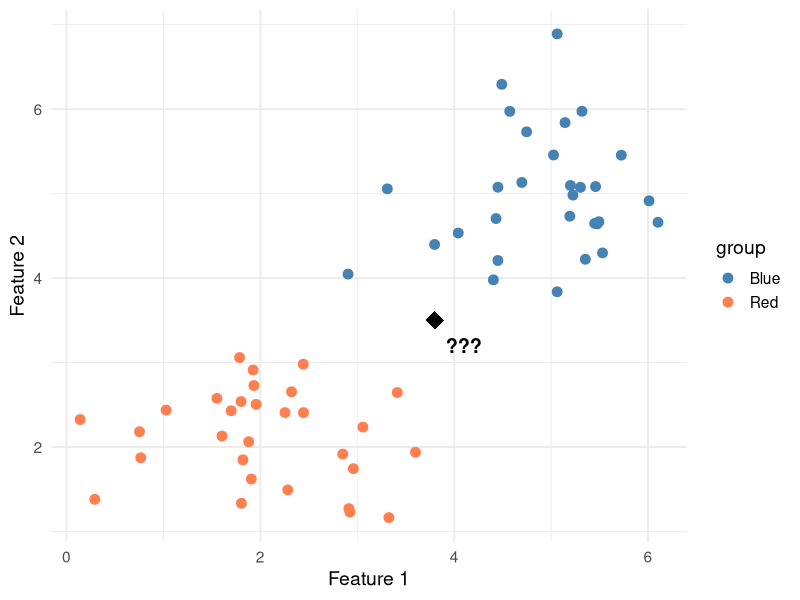
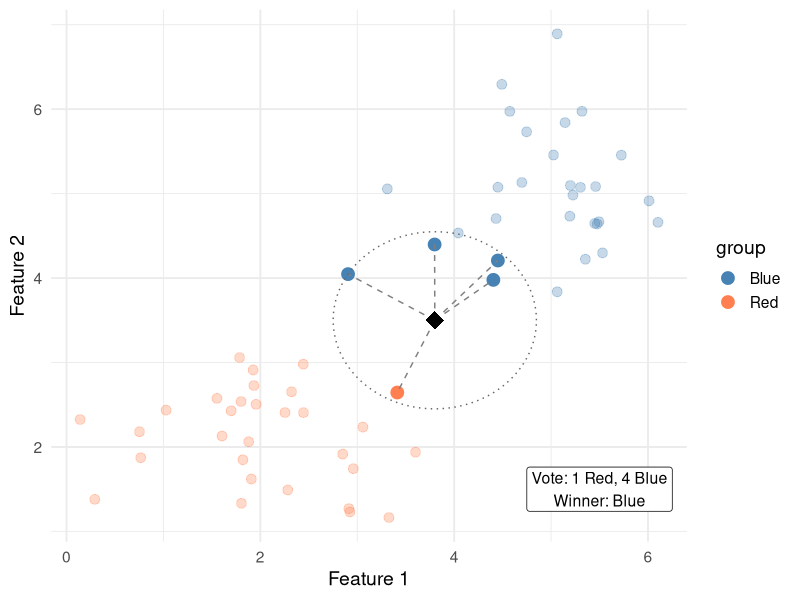
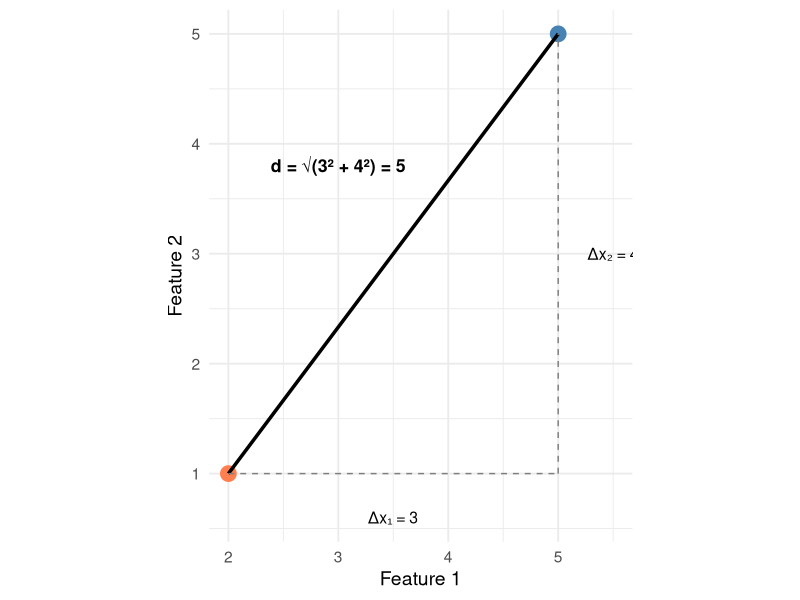
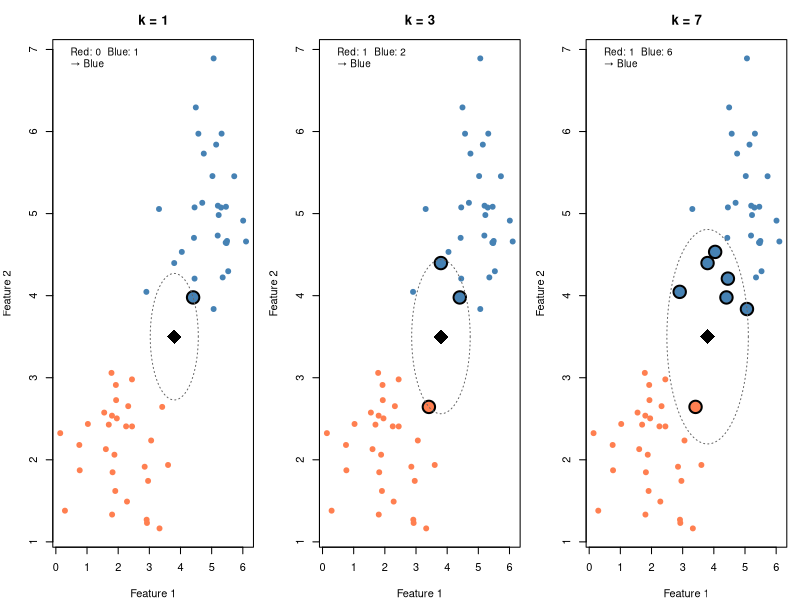
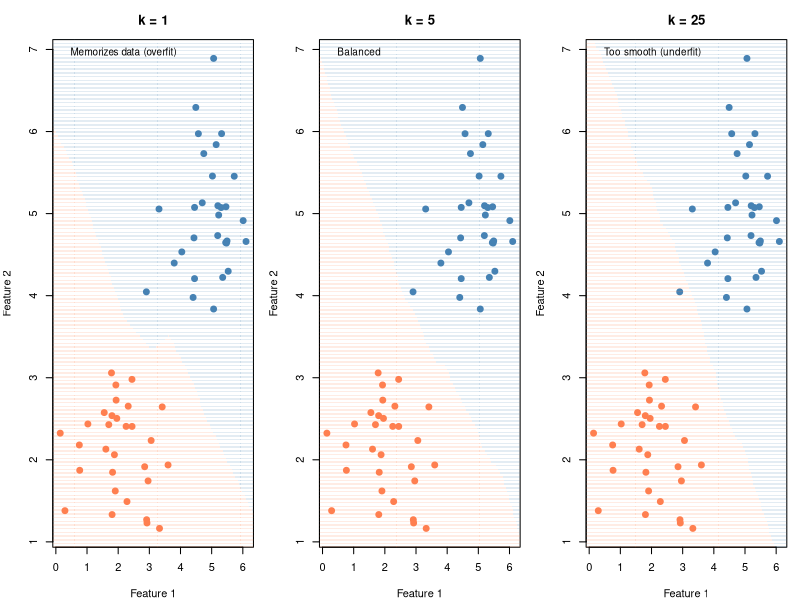
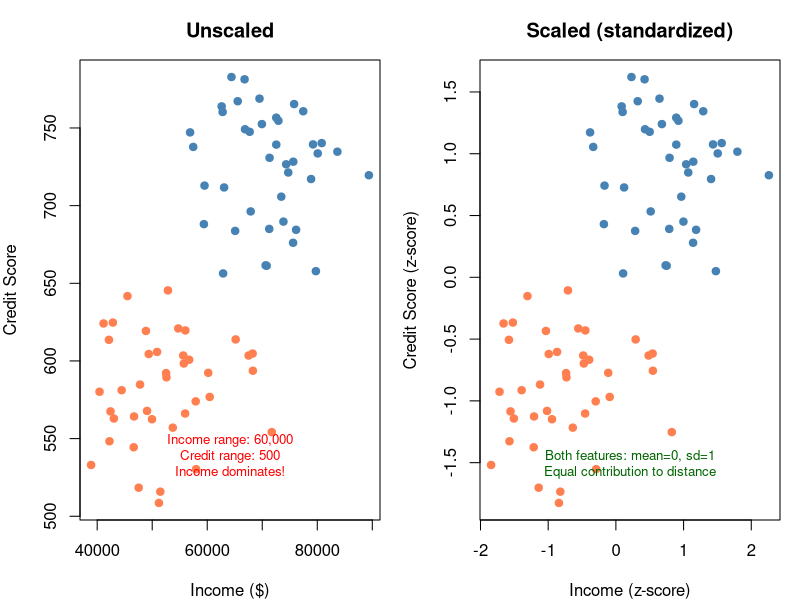
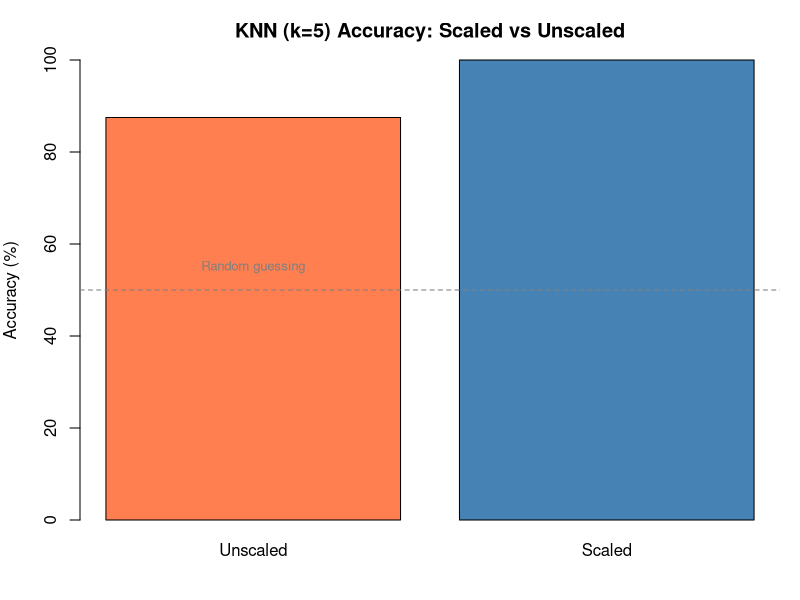
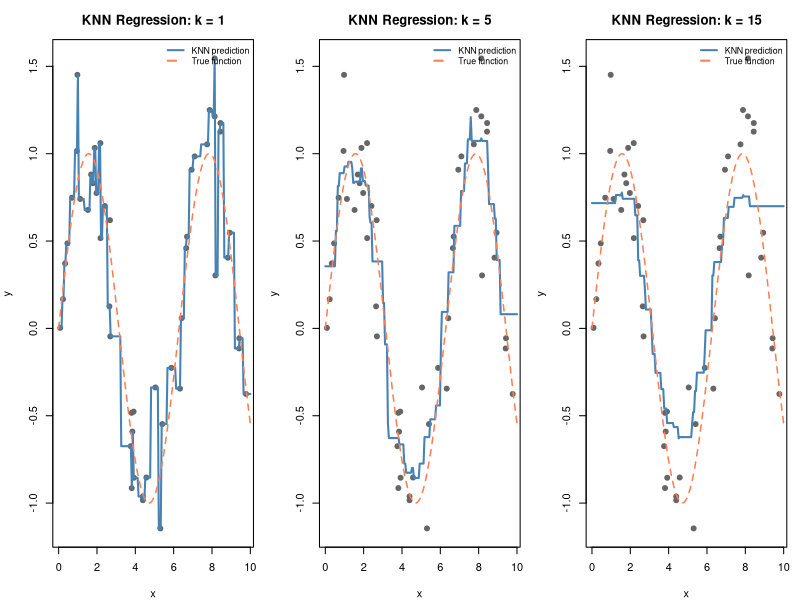

R code for these plots, in order:
## ---- chunk 1
#| label: fig-mystery-point
#| fig-cap: "A new point (black diamond) arrives. Which group does it belong to?"

library(ggplot2)
set.seed(42)

df <- data.frame(
  x1 = c(rnorm(30, 2, 0.7), rnorm(30, 5, 0.7)),
  x2 = c(rnorm(30, 2, 0.7), rnorm(30, 5, 0.7)),
  group = factor(rep(c("Red", "Blue"), each = 30))
)

new_point <- data.frame(x1 = 3.8, x2 = 3.5)

ggplot(df, aes(x1, x2, color = group)) +
  geom_point(size = 3) +
  geom_point(data = new_point, aes(x1, x2), color = "black",
             shape = 18, size = 6, inherit.aes = FALSE) +
  scale_color_manual(values = c("steelblue", "coral")) +
  annotate("text", x = 4.1, y = 3.2, label = "???", fontface = "bold", size = 5) +
  theme_minimal(base_size = 14) +
  labs(x = "Feature 1", y = "Feature 2")
## ---- chunk 2
#| label: fig-knn-step-by-step
#| fig-cap: "k=5: find 5 nearest neighbors, take majority vote"

# Calculate distances from new point to all training points
df$dist <- sqrt((df$x1 - new_point$x1)^2 + (df$x2 - new_point$x2)^2)
df$rank <- rank(df$dist)
df$is_neighbor <- df$rank <= 5

# Count votes
neighbors <- df[df$is_neighbor, ]
vote_red <- sum(neighbors$group == "Red")
vote_blue <- sum(neighbors$group == "Blue")

ggplot(df, aes(x1, x2, color = group)) +
  geom_point(size = 3, alpha = 0.3) +
  # Highlight neighbors
  geom_point(data = neighbors, aes(x1, x2, color = group), size = 4) +
  # Draw lines from new point to neighbors
  geom_segment(data = neighbors,
    aes(x = new_point$x1, y = new_point$x2, xend = x1, yend = x2),
    color = "gray50", linetype = "dashed", inherit.aes = FALSE) +
  # New point
  geom_point(data = new_point, aes(x1, x2), color = "black",
             shape = 18, size = 6, inherit.aes = FALSE) +
  # Circle around neighborhood
  annotate("path",
    x = new_point$x1 + max(neighbors$dist) * cos(seq(0, 2*pi, length.out = 100)),
    y = new_point$x2 + max(neighbors$dist) * sin(seq(0, 2*pi, length.out = 100)),
    linetype = "dotted", color = "gray40") +
  scale_color_manual(values = c("steelblue", "coral")) +
  annotate("label", x = 5.5, y = 1.5, size = 4,
    label = paste0("Vote: ", vote_red, " Red, ", vote_blue, " Blue\n",
                   "Winner: ", ifelse(vote_red > vote_blue, "Red", "Blue"))) +
  theme_minimal(base_size = 14) +
  labs(x = "Feature 1", y = "Feature 2")
## ---- chunk 3
#| label: fig-distance-visual
#| fig-cap: "Euclidean distance = straight-line distance between two points"

p1 <- data.frame(x1 = 2, x2 = 1)
p2 <- data.frame(x1 = 5, x2 = 5)
d <- sqrt((p2$x1 - p1$x1)^2 + (p2$x2 - p1$x2)^2)

ggplot() +
  # The two points
  geom_point(data = p1, aes(x1, x2), size = 5, color = "coral") +
  geom_point(data = p2, aes(x1, x2), size = 5, color = "steelblue") +
  # Direct line (hypotenuse)
  geom_segment(aes(x = p1$x1, y = p1$x2, xend = p2$x1, yend = p2$x2),
               linewidth = 1.2) +
  # Horizontal leg
  geom_segment(aes(x = p1$x1, y = p1$x2, xend = p2$x1, yend = p1$x2),
               linetype = "dashed", color = "gray50") +
  # Vertical leg
  geom_segment(aes(x = p2$x1, y = p1$x2, xend = p2$x1, yend = p2$x2),
               linetype = "dashed", color = "gray50") +
  # Labels
  annotate("text", x = 3.5, y = 0.6, label = paste0("Δx₁ = ", p2$x1 - p1$x1), size = 4) +
  annotate("text", x = 5.5, y = 3, label = paste0("Δx₂ = ", p2$x2 - p1$x2), size = 4) +
  annotate("text", x = 3, y = 3.8,
    label = paste0("d = √(3² + 4²) = ", round(d, 1)), size = 4.5, fontface = "bold") +
  coord_equal() +
  theme_minimal(base_size = 14) +
  labs(x = "Feature 1", y = "Feature 2")
## ---- chunk 4
#| label: fig-voting
#| fig-cap: "Different k values lead to different votes"

library(class)

# Show votes for k = 1, 3, 7
k_vals <- c(1, 3, 7)

par(mfrow = c(1, 3), mar = c(4, 4, 3, 1))

for (k in k_vals) {
  # Find neighbors
  nn <- df[order(df$dist)[1:k], ]
  vote_r <- sum(nn$group == "Red")
  vote_b <- sum(nn$group == "Blue")
  winner <- ifelse(vote_r > vote_b, "Red", "Blue")

  plot(df$x1, df$x2,
    col = ifelse(df$group == "Red", "coral", "steelblue"),
    pch = 19, cex = 1, main = paste0("k = ", k),
    xlab = "Feature 1", ylab = "Feature 2")

  # Circle neighbors
  points(nn$x1, nn$x2,
    col = ifelse(nn$group == "Red", "coral", "steelblue"),
    pch = 19, cex = 2)
  points(nn$x1, nn$x2, pch = 1, cex = 2.5, lwd = 2)

  # New point
  points(new_point$x1, new_point$x2, pch = 18, cex = 3, col = "black")

  # Draw radius
  radius <- max(nn$dist)
  theta <- seq(0, 2 * pi, length.out = 100)
  lines(new_point$x1 + radius * cos(theta),
        new_point$x2 + radius * sin(theta),
        lty = 3, col = "gray40")

  legend("topleft", bty = "n", cex = 0.9,
    legend = c(
      paste0("Red: ", vote_r, "  Blue: ", vote_b),
      paste0("→ ", winner)
    ))
}
par(mfrow = c(1, 1))
## ---- chunk 5
#| label: fig-k-boundaries
#| fig-cap: "Small k = jagged boundary (overfit). Large k = smooth boundary (underfit)."

# Full decision boundary comparison
grid <- expand.grid(
  x1 = seq(min(df$x1) - 0.5, max(df$x1) + 0.5, length.out = 150),
  x2 = seq(min(df$x2) - 0.5, max(df$x2) + 0.5, length.out = 150)
)

par(mfrow = c(1, 3), mar = c(4, 4, 3, 1))

for (k in c(1, 5, 25)) {
  pred <- knn(
    train = df[, c("x1", "x2")],
    test = grid[, c("x1", "x2")],
    cl = df$group,
    k = k
  )

  plot(df$x1, df$x2,
    col = ifelse(df$group == "Red", "coral", "steelblue"),
    pch = 19, cex = 1.2,
    main = paste("k =", k),
    xlab = "Feature 1", ylab = "Feature 2")

  points(grid$x1, grid$x2,
    col = ifelse(pred == "Red",
      adjustcolor("coral", 0.15),
      adjustcolor("steelblue", 0.15)),
    pch = 15, cex = 0.3)

  legend("topleft", bty = "n", cex = 0.9,
    legend = ifelse(k == 1, "Memorizes data (overfit)",
      ifelse(k >= 25, "Too smooth (underfit)", "Balanced")))
}
par(mfrow = c(1, 1))
## ---- chunk 6
#| label: fig-scaling
#| fig-cap: "Without scaling, income dominates. With scaling, both features contribute equally."

set.seed(7)

# Income: 30k-90k range. Credit score: 300-850 range.
df_raw <- data.frame(
  income = c(rnorm(40, 50000, 8000), rnorm(40, 70000, 8000)),
  credit = c(rnorm(40, 580, 40), rnorm(40, 720, 40)),
  group = factor(rep(c("Deny", "Approve"), each = 40))
)

par(mfrow = c(1, 2), mar = c(4, 4, 3, 1))

# Unscaled
plot(df_raw$income, df_raw$credit,
  col = ifelse(df_raw$group == "Deny", "coral", "steelblue"),
  pch = 19, main = "Unscaled",
  xlab = "Income ($)", ylab = "Credit Score")
mtext("Income range: 60,000\nCredit range: 500\nIncome dominates!",
      side = 1, line = -3, cex = 0.8, col = "red")

# Scaled
df_scaled <- df_raw
df_scaled$income <- scale(df_scaled$income)
df_scaled$credit <- scale(df_scaled$credit)

plot(df_scaled$income, df_scaled$credit,
  col = ifelse(df_scaled$group == "Deny", "coral", "steelblue"),
  pch = 19, main = "Scaled (standardized)",
  xlab = "Income (z-score)", ylab = "Credit Score (z-score)")
mtext("Both features: mean=0, sd=1\nEqual contribution to distance",
      side = 1, line = -3, cex = 0.8, col = "darkgreen")

par(mfrow = c(1, 1))
## ---- chunk 7
#| label: fig-scaling-accuracy
#| fig-cap: "Scaling dramatically improves KNN accuracy when features have different ranges"

# Compare accuracy with and without scaling
acc_unscaled <- mean(
  knn(df_raw[, c("income", "credit")], df_raw[, c("income", "credit")],
      df_raw$group, k = 5) == df_raw$group
)

acc_scaled <- mean(
  knn(df_scaled[, c("income", "credit")], df_scaled[, c("income", "credit")],
      df_scaled$group, k = 5) == df_scaled$group
)

barplot(
  c(Unscaled = acc_unscaled, Scaled = acc_scaled) * 100,
  col = c("coral", "steelblue"),
  ylab = "Accuracy (%)", ylim = c(0, 100),
  main = "KNN (k=5) Accuracy: Scaled vs Unscaled"
)
abline(h = 50, lty = 2, col = "gray50")
text(0.7, 55, "Random guessing", col = "gray50", cex = 0.8)
## ---- chunk 8
#| label: fig-knn-regression
#| fig-cap: "KNN regression: predict by averaging the k nearest neighbors' values"

set.seed(12)
x <- sort(runif(50, 0, 10))
y <- sin(x) + rnorm(50, 0, 0.3)
df_reg <- data.frame(x = x, y = y)

# Predict for a grid of x values
x_grid <- seq(0, 10, length.out = 200)

par(mfrow = c(1, 3), mar = c(4, 4, 3, 1))

for (k in c(1, 5, 15)) {
  y_pred <- sapply(x_grid, function(xnew) {
    dists <- abs(df_reg$x - xnew)
    nn_idx <- order(dists)[1:k]
    mean(df_reg$y[nn_idx])
  })

  plot(df_reg$x, df_reg$y, pch = 19, col = "gray40",
    main = paste("KNN Regression: k =", k),
    xlab = "x", ylab = "y")
  lines(x_grid, y_pred, col = "steelblue", lwd = 2)
  lines(x_grid, sin(x_grid), col = "coral", lty = 2, lwd = 1.5)
  legend("topright", bty = "n", cex = 0.8,
    legend = c("KNN prediction", "True function"),
    col = c("steelblue", "coral"), lty = c(1, 2), lwd = 2)
}
par(mfrow = c(1, 1))
## ---- chunk 9
#| label: fig-svm-vs-knn
#| fig-cap: "Same data, different approaches: SVM draws a boundary, KNN uses local voting"

library(e1071)

# Slightly overlapping data
set.seed(55)
df_cmp <- data.frame(
  x1 = c(rnorm(50, 2, 1), rnorm(50, 4.5, 1)),
  x2 = c(rnorm(50, 2, 1), rnorm(50, 4.5, 1)),
  group = factor(rep(c("A", "B"), each = 50))
)

grid_cmp <- expand.grid(
  x1 = seq(-1, 8, length.out = 150),
  x2 = seq(-1, 8, length.out = 150)
)

par(mfrow = c(1, 2), mar = c(4, 4, 3, 1))

# SVM
fit_svm <- svm(group ~ x1 + x2, data = df_cmp, kernel = "linear", cost = 1)
grid_cmp$svm_pred <- predict(fit_svm, grid_cmp)

plot(df_cmp$x1, df_cmp$x2,
  col = ifelse(df_cmp$group == "A", "steelblue", "coral"),
  pch = 19, cex = 1.2, main = "SVM (linear)",
  xlab = "Feature 1", ylab = "Feature 2")
points(grid_cmp$x1, grid_cmp$x2,
  col = ifelse(grid_cmp$svm_pred == "A",
    adjustcolor("steelblue", 0.15), adjustcolor("coral", 0.15)),
  pch = 15, cex = 0.3)
points(df_cmp$x1[fit_svm$index], df_cmp$x2[fit_svm$index],
  pch = 1, cex = 2.5, lwd = 2)
legend("topleft", bty = "n", legend = "○ = support vectors", cex = 0.8)

# KNN
knn_pred <- knn(
  train = df_cmp[, c("x1", "x2")],
  test = grid_cmp[, c("x1", "x2")],
  cl = df_cmp$group, k = 5
)

plot(df_cmp$x1, df_cmp$x2,
  col = ifelse(df_cmp$group == "A", "steelblue", "coral"),
  pch = 19, cex = 1.2, main = "KNN (k = 5)",
  xlab = "Feature 1", ylab = "Feature 2")
points(grid_cmp$x1, grid_cmp$x2,
  col = ifelse(knn_pred == "A",
    adjustcolor("steelblue", 0.15), adjustcolor("coral", 0.15)),
  pch = 15, cex = 0.3)
legend("topleft", bty = "n", legend = "No explicit boundary", cex = 0.8)

par(mfrow = c(1, 1))
## ---- chunk 10
#| label: fig-curse
#| fig-cap: "In high dimensions, the gap between nearest and farthest neighbor shrinks"

set.seed(1)
dims <- c(2, 5, 10, 50, 100, 500)
ratios <- sapply(dims, function(d) {
  data <- matrix(rnorm(1000 * d), ncol = d)
  query <- rnorm(d)
  dists <- sqrt(rowSums((data - matrix(query, nrow = 1000, ncol = d, byrow = TRUE))^2))
  max(dists) / min(dists)
})

barplot(ratios, names.arg = dims,
  col = "steelblue", border = NA,
  xlab = "Number of Features",
  ylab = "Max Distance / Min Distance",
  main = "Curse of Dimensionality")
abline(h = 1, lty = 2, col = "red")
text(6, 1.3, "ratio → 1 means all distances are similar\n(KNN can't distinguish neighbors)",
     col = "red", cex = 0.8)
